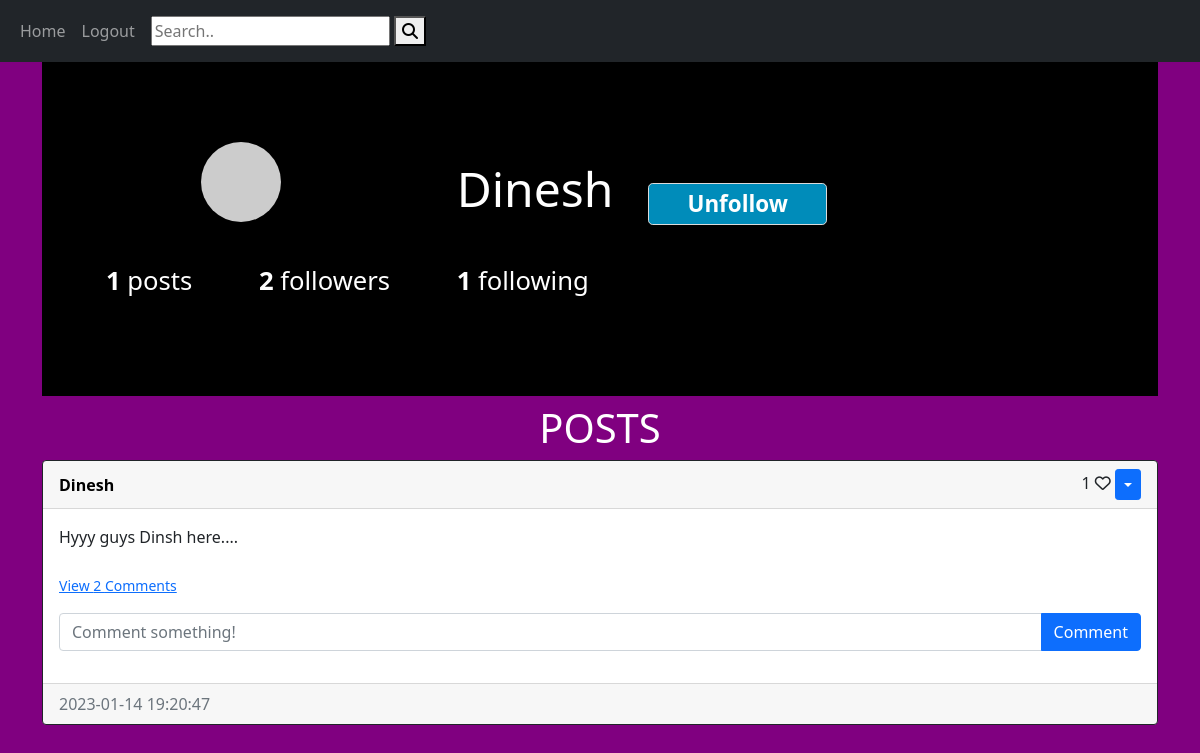
The page /profile/Dinesh (signed in) on the database its author committed.
### website/models.py (models this page shows, shortened)
class User(db.Model, UserMixin):
    id = db.Column(db.Integer, primary_key=True)
    email = db.Column(db.String(150), index=True, unique=True)
    username = db.Column(db.String(150), index=True, unique=True)
    password = db.Column(db.String(150))
    date_created = db.Column(db.DateTime(timezone=True), default=func.now())
    posts = db.relationship('Post', backref='user', passive_deletes=True)
    comments = db.relationship('Comment', backref='user', passive_deletes=True)
    likes = db.relationship('Like', backref='user', passive_deletes=True)
    followed = db.relationship(
        'User', secondary=followers,
        primaryjoin=(followers.c.follower_id == id),
        secondaryjoin=(followers.c.followed_id == id),
        backref=db.backref('followers', lazy='dynamic'), lazy='dynamic',passive_deletes=True)
    def avatar(self, size):
        digest = md5(self.email.lower().encode('utf-8')).hexdigest()
        return 'https://www.gravatar.com/avatar/{}?d=identicon&s={}'.format(digest, size)
    def is_following(self, user):
        return self.followed.filter( followers.c.followed_id == user.id).count() > 0

class Post(db.Model):
    id = db.Column(db.Integer, primary_key=True)
    text = db.Column(db.Text, nullable=False)
    date_created = db.Column(db.DateTime(timezone=True), default=func.now())
    author = db.Column(db.Integer, db.ForeignKey(
        'user.id', ondelete="CASCADE"), nullable=False)
    comments = db.relationship('Comment', backref='post', passive_deletes=True)
    likes = db.relationship('Like', backref='post', passive_deletes=True)

### website/views.py (the view)
@login_required
@views.route('/profile/<username>', methods=['GET', 'POST'])
def profile(username):
    user = User.query.filter_by(username=username).first_or_404()
    posts = Post.query.filter_by(user=user).order_by(Post.date_created.desc()).all()
    count = len(posts)
    return render_template('profile.html', title=username, user=user, posts=posts, count=count)

### website/__init__.py (called while the page is built)
def create_app():
    app = Flask(__name__)
    app.config['SECRET_KEY'] = "helloworld"
    app.config['SQLALCHEMY_DATABASE_URI'] = f'sqlite:///{DB_NAME}'
    db.init_app(app)
    from .views import views
    from .auth import auth
    app.register_blueprint(views, url_prefix="/")
    app.register_blueprint(auth, url_prefix="/")
    from .models import User, Post, Comment, Like
    with app.app_context():
        db.create_all()
    login_manager = LoginManager()
    login_manager.login_view = "auth.login"
    login_manager.init_app(app)
    @login_manager.user_loader
    def load_user(id):
        return User.query.get(int(id))
    return app

### website/templates/profile.html
{% extends 'base.html'%}
{% block content %}
<h1 style="background-color:pink;">
{% include 'profile_all.html' %}
{% include 'all_posts.html' %}
</h1>
{% endblock %}

### website/templates/profile_all.html (shortened to what this page needs)
{% block content %}
<header style="font-size: 10px;">
<div class="container" style="max-width: 93.5rem;
margin: 0 auto;
background-color:black;
padding: 0 2rem;">
	<div class="profile" style="padding: 5rem 0;">
		<div class="profile-image" style="float: left;
											 width: calc(33.333% - 1rem);
											 display: flex;
											 justify-content: center;
											 align-items: center;
											 margin-right: 3rem;">
			<img src="{{ user.avatar(150) }}" alt="" style="border-radius: 50%;">
		</div>
		<div class="profile-user-settings" style="margin-top: 1.1rem;">
				<h1 class="profile-user-name" style="display: inline-block;
												 font-size: 3rem;
												 font-weight: 300;"><a style="color:white; text-decoration:none;" href="/profile/{{user.username}}"><b>{{user.username}}</b></a></h1>
				{% if  current_user.is_following(user) and user.username != current_user.username %}
												 <button class="btn profile-edit-btn" style="font-weight: 600; font-size: 1.4rem;
													 line-height: 1.8;
													 border: 0.1rem solid #dbdbdb;
													 border-radius: 0.3rem;
													 padding: 0 2.4rem;
													 background-color: #008CBA;
													 margin-left: 2rem;"><a style="color:white; text-decoration:none;" href="{{url_for('views.unfollow', username=user.username)}}" class='unfollow'>Unfollow</a></button>
				{%endif%}
		</div>
		<div class="profile-stats" style="margin-top: 2.3rem;">
			<ul>
				<li style="display: inline-block;font-size: 1.6rem;line-height: 1.5;margin-right: 4rem;cursor:pointer;"><a style="text-decoration:none; color:white;" href="/posts/{{user.username}}"><span class="profile-stat-count" style="font-weight: 600;" >{{count}}</span> posts</a></li>
				<li style="display: inline-block;font-size: 1.6rem;line-height: 1.5;margin-right: 4rem;cursor:pointer; color:white;"><span class="profile-stat-count" style="font-weight: 600;  color:white;" id='followers_count'>{{user.followers.count()}}</span> followers</li>
				<li style="margin-right: 0;display: inline-block;font-size: 1.6rem;line-height: 1.5;margin-right: 4rem;cursor:pointer; color:white;"><span class="profile-stat-count" style="font-weight: 600;  color:white;">{{user.followed.count()}}</span> following </li>
			</ul>
		</div>
	</div>
</div>
</header>
{% endblock %}

### website/templates/all_posts.html (shortened to what this page needs)
{% if posts %}
<h1 align="center" style="color:white;">{% block header %}POSTS{% endblock %}</h1>
<div id="posts">
  {% for post in posts %}
  <div class="card border-dark">
    <div class="card-header d-flex justify-content-between align-items-center">
      <b><a  style="color:black; text-decoration:none;" href="/profile/{{post.user.username}}">{{post.user.username}}</a></b>
      <div>
        <span id="likes-count-{{post.id}}">
          {{ post.likes|length }}</span>
          {% if user.id in post.likes|map(attribute="author")|list %}
          <i
            class="fas fa-heart"
            id="like-button-{{post.id}}"
            onclick="like({{post.id}})"
          ></i>
          {% else %}
          <i
            class="far fa-heart"
            id="like-button-{{post.id}}"
            onclick="like({{post.id}})"
          ></i>
          {% endif %}
        {% if user.id == post.author %}
        <div class="btn-group">
          <button
            type="button"
            class="btn btn-sm btn-primary dropdown-toggle"
            data-bs-toggle="dropdown"
          ></button>
        </div>
        {% endif %}
      </div>
    </div>
    <div class="card-body">
      <div class="card-text">{{post.text}}</div>
      <br />
      <p class="card-text">
        {% if post.comments|length > 0 %}
        <a data-bs-toggle="collapse" href="#comments-{{post.id}}" role="button">
          <small>View {{post.comments|length}} Comments</small>
        </a>
        {% else %}
        <small class="text-muted">No Comments</small>
        {% endif %}
      </p>
      <form
        class="input-group mb-3"
        method="POST"
        action="/create-comment/{{post.id}}"
      >
        <input
          type="text"
          id="text"
          name="text"
          class="form-control"
          placeholder="Comment something!"
        />
        <button type="submit" class="btn btn-primary">Comment</button>
      </form>
    </div>
    <div class="card-footer text-muted">{{post.date_created}}</div>
  </div>
  <br/ > {% endfor %}
</div>
{% endif%}

### rows shown on the page
User: username "Dinesh"
Post: user.username "Dinesh", likes|length "1", text "Hyyy guys Dinsh here....", comments|length "2", date_created "2023-01-14 19:20:47"

### other values the page prints
{{ count }} "1"
{{ user.followers.count() }} "2"
{{ user.followed.count() }} "1"
